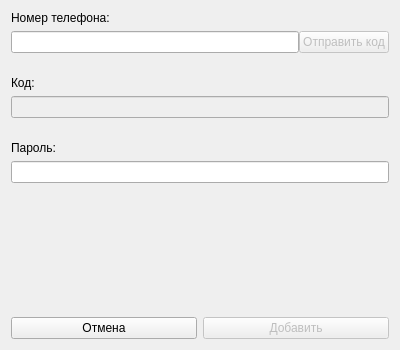
<?xml version="1.0" encoding="UTF-8"?>
<ui version="4.0">
 <class>AddAkkForm</class>
 <widget class="QWidget" name="AddAkkForm">
  <property name="geometry">
   <rect>
    <x>0</x>
    <y>0</y>
    <width>400</width>
    <height>350</height>
   </rect>
  </property>
  <property name="windowTitle">
   <string>Добавить аккаунт</string>
  </property>
  <layout class="QVBoxLayout" name="verticalLayout_5">
   <item>
    <widget class="QLabel" name="phone_label">
     <property name="text">
      <string>Номер телефона:</string>
     </property>
    </widget>
   </item>
   <item>
    <layout class="QVBoxLayout" name="verticalLayout">
     <property name="spacing">
      <number>0</number>
     </property>
     <item>
      <layout class="QHBoxLayout" name="horizontalLayout_2">
       <property name="spacing">
        <number>-1</number>
       </property>
       <item>
        <widget class="QLineEdit" name="phone_line">
         <property name="minimumSize">
          <size>
           <width>0</width>
           <height>0</height>
          </size>
         </property>
         <property name="focusPolicy">
          <enum>Qt::StrongFocus</enum>
         </property>
         <property name="text">
          <string/>
         </property>
        </widget>
       </item>
       <item>
        <widget class="QPushButton" name="send_code_btn">
         <property name="enabled">
          <bool>false</bool>
         </property>
         <property name="text">
          <string>Отправить код</string>
         </property>
        </widget>
       </item>
      </layout>
     </item>
     <item>
      <widget class="QLabel" name="phone_error_label">
       <property name="enabled">
        <bool>true</bool>
       </property>
       <property name="font">
        <font>
         <pointsize>11</pointsize>
         <weight>50</weight>
         <italic>false</italic>
         <bold>false</bold>
         <underline>false</underline>
         <strikeout>false</strikeout>
         <stylestrategy>PreferDefault</stylestrategy>
        </font>
       </property>
       <property name="mouseTracking">
        <bool>true</bool>
       </property>
       <property name="styleSheet">
        <string notr="true">color : red;</string>
       </property>
       <property name="midLineWidth">
        <number>0</number>
       </property>
       <property name="text">
        <string/>
       </property>
       <property name="textFormat">
        <enum>Qt::RichText</enum>
       </property>
       <property name="alignment">
        <set>Qt::AlignHCenter|Qt::AlignTop</set>
       </property>
      </widget>
     </item>
    </layout>
   </item>
   <item>
    <widget class="QLabel" name="code_label">
     <property name="text">
      <string>Код:</string>
     </property>
    </widget>
   </item>
   <item>
    <layout class="QVBoxLayout" name="verticalLayout_3">
     <property name="spacing">
      <number>0</number>
     </property>
     <item>
      <widget class="QLineEdit" name="code_line">
       <property name="enabled">
        <bool>false</bool>
       </property>
       <property name="maximumSize">
        <size>
         <width>16777215</width>
         <height>16777215</height>
        </size>
       </property>
       <property name="focusPolicy">
        <enum>Qt::StrongFocus</enum>
       </property>
       <property name="text">
        <string/>
       </property>
      </widget>
     </item>
     <item>
      <widget class="QLabel" name="code_error_label">
       <property name="font">
        <font>
         <pointsize>11</pointsize>
        </font>
       </property>
       <property name="styleSheet">
        <string notr="true">color : red;</string>
       </property>
       <property name="text">
        <string/>
       </property>
       <property name="alignment">
        <set>Qt::AlignHCenter|Qt::AlignTop</set>
       </property>
      </widget>
     </item>
    </layout>
   </item>
   <item>
    <widget class="QWidget" name="pswd_widget" native="true">
     <property name="enabled">
      <bool>true</bool>
     </property>
     <layout class="QVBoxLayout" name="verticalLayout_2">
      <property name="leftMargin">
       <number>0</number>
      </property>
      <property name="topMargin">
       <number>0</number>
      </property>
      <property name="rightMargin">
       <number>0</number>
      </property>
      <property name="bottomMargin">
       <number>0</number>
      </property>
      <item>
       <widget class="QLabel" name="pswd_label">
        <property name="enabled">
         <bool>true</bool>
        </property>
        <property name="text">
         <string>Пароль:</string>
        </property>
       </widget>
      </item>
      <item>
       <layout class="QVBoxLayout" name="verticalLayout_4">
        <property name="spacing">
         <number>0</number>
        </property>
        <item>
         <widget class="QLineEdit" name="pswd_line">
          <property name="enabled">
           <bool>true</bool>
          </property>
         </widget>
        </item>
        <item>
         <widget class="QLabel" name="pswd_error_label">
          <property name="font">
           <font>
            <pointsize>11</pointsize>
           </font>
          </property>
          <property name="styleSheet">
           <string notr="true">color : red;</string>
          </property>
          <property name="text">
           <string/>
          </property>
          <property name="alignment">
           <set>Qt::AlignHCenter|Qt::AlignTop</set>
          </property>
         </widget>
        </item>
       </layout>
      </item>
     </layout>
    </widget>
   </item>
   <item>
    <spacer name="verticalSpacer">
     <property name="orientation">
      <enum>Qt::Vertical</enum>
     </property>
     <property name="sizeHint" stdset="0">
      <size>
       <width>20</width>
       <height>40</height>
      </size>
     </property>
    </spacer>
   </item>
   <item>
    <layout class="QHBoxLayout" name="horizontalLayout">
     <item>
      <widget class="QPushButton" name="cancel_btn">
       <property name="minimumSize">
        <size>
         <width>156</width>
         <height>0</height>
        </size>
       </property>
       <property name="text">
        <string>Отмена</string>
       </property>
      </widget>
     </item>
     <item>
      <widget class="QPushButton" name="add_akk_btn">
       <property name="enabled">
        <bool>false</bool>
       </property>
       <property name="text">
        <string>Добавить</string>
       </property>
      </widget>
     </item>
    </layout>
   </item>
  </layout>
 </widget>
 <resources/>
 <connections/>
</ui>
